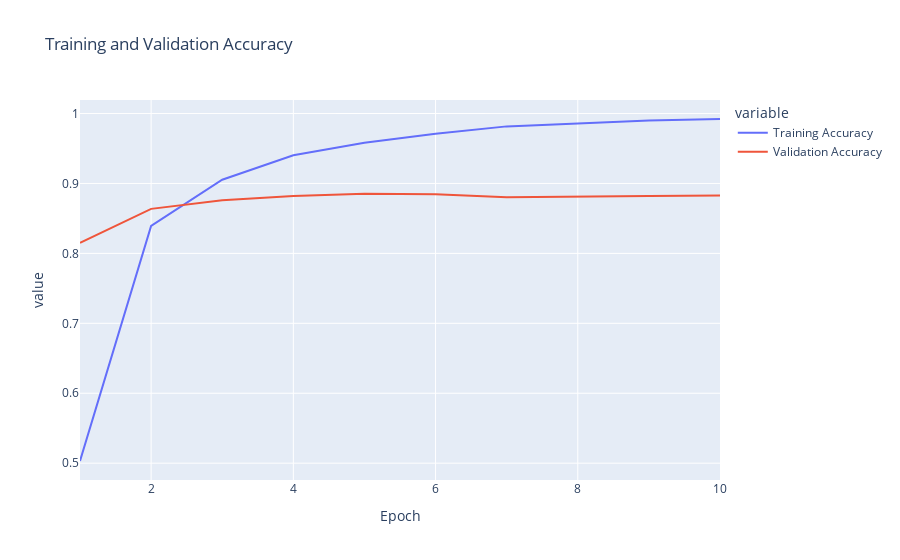
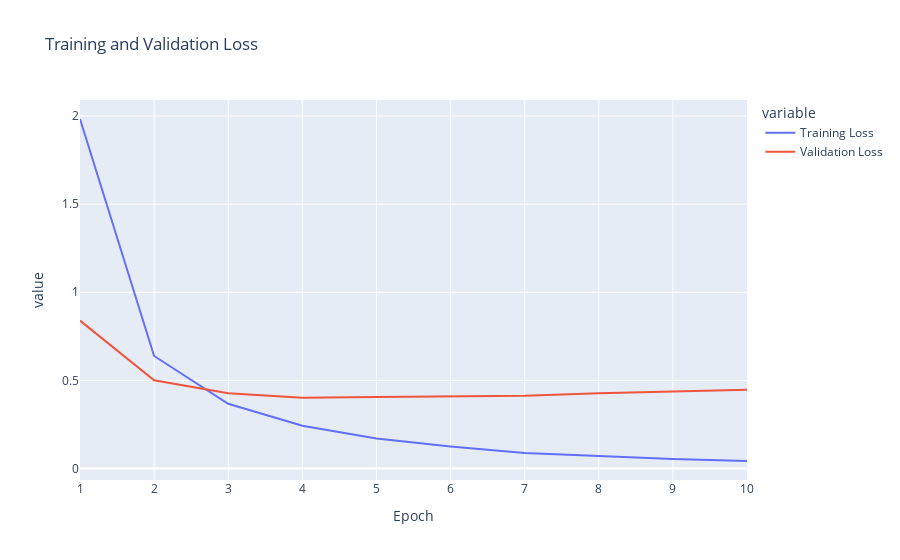

The notebook cell saved with these charts, in order:
### Markdown cell above
## Visualización del Proceso de Entrenamiento

En esta sección, preparamos los datos del historial de entrenamiento para la visualización y creamos gráficos para mostrar la precisión y la pérdida tanto en el conjunto de entrenamiento como en el de validación a lo largo de las épocas.

### Code cell
# Preparar los datos para la visualización
history_df = pd.DataFrame({
    'Epoch': list(range(1, len(history.history['accuracy']) + 1)),
    'Training Accuracy': history.history['accuracy'],
    'Validation Accuracy': history.history['val_accuracy'],
    'Training Loss': history.history['loss'],
    'Validation Loss': history.history['val_loss']
})

# Graficar precisión
fig_acc = px.line(history_df, x='Epoch', y=['Training Accuracy', 'Validation Accuracy'], 
                  title="Training and Validation Accuracy")
fig_acc.show()

# Graficar pérdida
fig_loss = px.line(history_df, x='Epoch', y=['Training Loss', 'Validation Loss'], 
                   title="Training and Validation Loss")
fig_loss.show()

### Figure 1 — Plotly figure (JSON) as saved in the notebook; plotly's stock layout.template omitted (floating-point values rounded to 4 significant figures)
{"data": [{"hovertemplate": "variable=Training Accuracy<br>Epoch=%{x}<br>value=%{y}<extra></extra>", "legendgroup": "Training Accuracy", "line": {"color": "#636efa", "dash": "solid"}, "marker": {"symbol": "circle"}, "mode": "lines", "name": "Training Accuracy", "orientation": "v", "showlegend": true, "type": "scatter", "x": [1, 2, 3, 4, 5, 6, 7, 8, 9, 10], "xaxis": "x", "y": [0.5031, 0.8393, 0.9053, 0.9404, 0.9583, 0.971, 0.9816, 0.9857, 0.99, 0.9922], "yaxis": "y"}, {"hovertemplate": "variable=Validation Accuracy<br>Epoch=%{x}<br>value=%{y}<extra></extra>", "legendgroup": "Validation Accuracy", "line": {"color": "#EF553B", "dash": "solid"}, "marker": {"symbol": "circle"}, "mode": "lines", "name": "Validation Accuracy", "orientation": "v", "showlegend": true, "type": "scatter", "x": [1, 2, 3, 4, 5, 6, 7, 8, 9, 10], "xaxis": "x", "y": [0.8151, 0.8637, 0.8761, 0.882, 0.8851, 0.8846, 0.8804, 0.8817, 0.8822, 0.8828], "yaxis": "y"}], "layout": {"legend": {"title": {"text": "variable"}, "tracegroupgap": 0}, "title": {"text": "Training and Validation Accuracy"}, "xaxis": {"anchor": "y", "domain": [0, 1], "title": {"text": "Epoch"}}, "yaxis": {"anchor": "x", "domain": [0, 1], "title": {"text": "value"}}}}

### Figure 2 — Plotly figure (JSON) as saved in the notebook; plotly's stock layout.template omitted (floating-point values rounded to 4 significant figures)
{"data": [{"hovertemplate": "variable=Training Loss<br>Epoch=%{x}<br>value=%{y}<extra></extra>", "legendgroup": "Training Loss", "line": {"color": "#636efa", "dash": "solid"}, "marker": {"symbol": "circle"}, "mode": "lines", "name": "Training Loss", "orientation": "v", "showlegend": true, "type": "scatter", "x": [1, 2, 3, 4, 5, 6, 7, 8, 9, 10], "xaxis": "x", "y": [1.983, 0.6383, 0.3671, 0.242, 0.1705, 0.1247, 0.08802, 0.07012, 0.05428, 0.04223], "yaxis": "y"}, {"hovertemplate": "variable=Validation Loss<br>Epoch=%{x}<br>value=%{y}<extra></extra>", "legendgroup": "Validation Loss", "line": {"color": "#EF553B", "dash": "solid"}, "marker": {"symbol": "circle"}, "mode": "lines", "name": "Validation Loss", "orientation": "v", "showlegend": true, "type": "scatter", "x": [1, 2, 3, 4, 5, 6, 7, 8, 9, 10], "xaxis": "x", "y": [0.8391, 0.5004, 0.4262, 0.4006, 0.4056, 0.4097, 0.413, 0.4269, 0.4355, 0.4472], "yaxis": "y"}], "layout": {"legend": {"title": {"text": "variable"}, "tracegroupgap": 0}, "title": {"text": "Training and Validation Loss"}, "xaxis": {"anchor": "y", "domain": [0, 1], "title": {"text": "Epoch"}}, "yaxis": {"anchor": "x", "domain": [0, 1], "title": {"text": "value"}}}}
